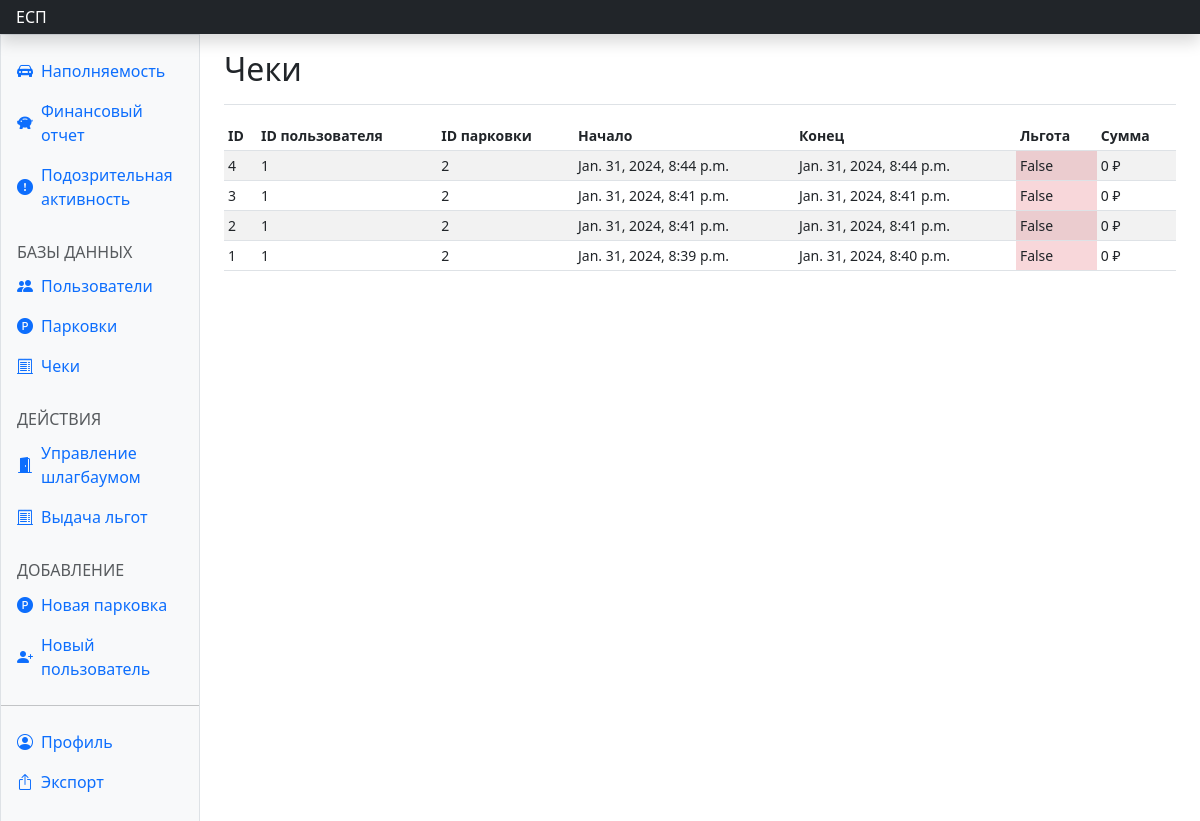
The page /dash_reciepts/ (signed in) on the database as committed earlier.
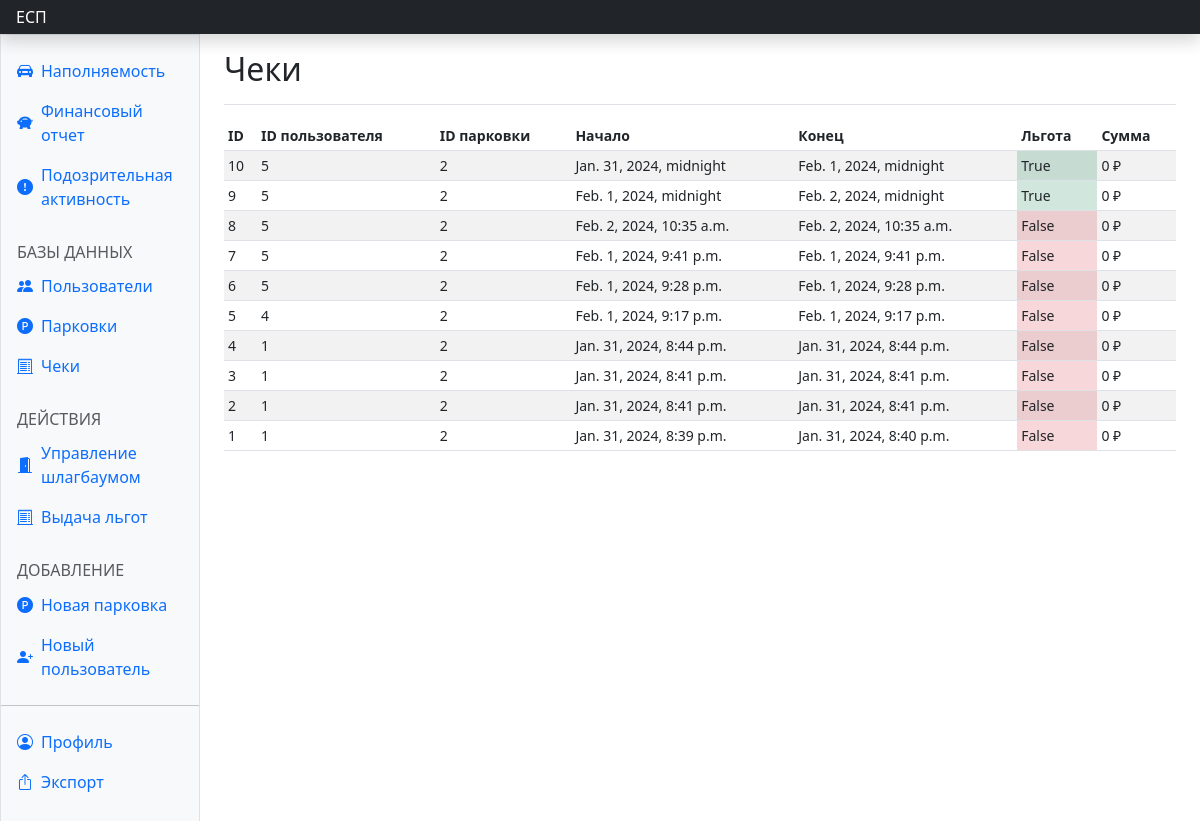
The same page on the database as committed later.
### parkingapp/models.py (models this page shows)
class Reciept(models.Model):
    parking_id = models.IntegerField(default=0)
    user_id = models.IntegerField(default=0)
    start_time = models.DateTimeField(default=datetime(2, 1, 1, 0, 0, 0, tzinfo=None))
    final_start_time = models.DateTimeField(default=datetime(2, 1, 1, 0, 0, 0, tzinfo=None))
    finish_time = models.DateTimeField(default=datetime(2, 1, 1, 0, 0, 0, tzinfo=None))
    final_price = models.BigIntegerField(default=-1)
    benefit = models.BooleanField(default=False)
    price_per_hour = models.IntegerField(default=-1)

### parkingapp/views.py (the view)
# urls.py: path('dash_reciepts/', views.dash_reciepts, name='dash_reciepts'),
@login_required(redirect_field_name=None)
def dash_reciepts(request):
    if not request.user.admin_view:
        return redirect(reverse('parkingapp:dont_have_access'))
    reciepts = Reciept.objects.all()
    context = {
        'title': '',
        'reciepts': list(reciepts)[::-1],
    }
    return render(request, 'dash_reciepts.html', context)

### parkingapp/templates/dash_reciepts.html
{% extends 'dash_base.html' %}
{% block content %}
<main class="col-md-9 ms-sm-auto col-lg-10 px-md-4">
  <div class="d-flex justify-content-between flex-wrap flex-md-nowrap align-items-center pt-3 pb-2 mb-3 border-bottom">
    <h1 class="h2">Чеки</h1>
  </div>
  <div class="table-responsive small">
    <table class="table table-striped table-sm">
      <thead>
        <tr>
          <th scope="col">ID</th>
          <th scope="col">ID пользователя</th>
          <th scope="col">ID парковки</th>
          <th scope="col">Начало</th>
          <th scope="col">Конец</th>
          <th scope="col">Льгота</th>
          <th scope="col">Сумма</th>
        </tr>
      </thead>
      <tbody class="align-middle">
        {% for el in reciepts %}
        <tr>
          <td>{{el.pk}}</td>
          <td>{{el.user_id}}</td>
          <td>{{el.parking_id}}</td>
          <td>{{el.start_time}}</td>
          <td>{{el.finish_time}}</td>
          <td class="{% if el.benefit %} bg-success-subtle {% else %} bg-danger-subtle {% endif %}">{{el.benefit}}</td>
          <td>{{el.final_price}} ₽</td>
        </tr>
        {% endfor %}
      </tbody>
    </table>
  </div>
</main>
{% endblock %}

### parkingapp/templates/dash_base.html (shortened to what this page needs)
<!doctype html>
<html lang="en" data-bs-theme="auto">
{% load static %}
<head>
  <link rel="stylesheet" href="https://cdn.jsdelivr.net/npm/@docsearch/css@3">
  <link href="https://getbootstrap.com/docs/5.3/dist/css/bootstrap.min.css" rel="stylesheet"
>
  <link href="https://cdn.jsdelivr.net/npm/bootstrap-icons@1.10.5/font/bootstrap-icons.min.css" rel="stylesheet">
  <link href="https://getbootstrap.com/docs/5.3/examples/dashboard/dashboard.css" rel="stylesheet">
</head>
<body>
  <header class="navbar sticky-top bg-dark flex-md-nowrap p-0 shadow" data-bs-theme="dark">
    <a class="navbar-brand col-md-3 col-lg-2 me-0 px-3 fs-6 text-white" href="">ЕСП</a>
  </header>
  <div class="container-fluid">
    <div class="row">
      <div class="sidebar border border-right col-md-3 col-lg-2 p-0 bg-body-tertiary">
        <div class="offcanvas-md offcanvas-end bg-body-tertiary" tabindex="-1" id="sidebarMenu"
          aria-labelledby="sidebarMenuLabel">
          <div class="offcanvas-body d-md-flex flex-column p-0 pt-lg-3 overflow-y-auto">
            <ul class="nav flex-column">
              <li class="nav-item">
                <a class="nav-link d-flex align-items-center gap-2 active" aria-current="page"
                  href="{% url 'parkingapp:dash_full' %}">
                  <i class="bi bi-car-front-fill"></i>
                  Наполняемость
                </a>
              </li>
              <li class="nav-item">
                <a class="nav-link d-flex align-items-center gap-2" href="{% url 'parkingapp:dash_fin' %}">
                  <i class="bi bi-piggy-bank-fill"></i>
                  Финансовый отчет
                </a>
              </li>
              <li class="nav-item">
                <a class="nav-link d-flex align-items-center gap-2" href="{% url 'parkingapp:dash_corr' %}">
                  <i class="bi bi-exclamation-circle-fill"></i>
                  Подозрительная активность
                </a>
              </li>
              <h6
                class="sidebar-heading d-flex justify-content-between align-items-center px-3 mt-4 mb-1 text-body-secondary text-uppercase">
                <span>Базы данных</span>
              </h6>
              <ul class="nav flex-column mb-auto">
                <li class="nav-item">
                  <a class="nav-link d-flex align-items-center gap-2" href="{% url 'parkingapp:dash_users' %}">
                    <i class="bi bi-people-fill"></i>
                    Пользователи
                  </a>
                </li>
                <li class="nav-item">
                  <a class="nav-link d-flex align-items-center gap-2" href="{% url 'parkingapp:dash_parks' %}">
                    <i class="bi bi-p-circle-fill"></i>
                    Парковки
                  </a>
                </li>
                <li class="nav-item">
                  <a class="nav-link d-flex align-items-center gap-2" href="{% url 'parkingapp:dash_reciepts' %}">
                    <i class="bi bi-receipt-cutoff"></i>
                    Чеки
                  </a>
                </li>
              </ul>
              <h6
                class="sidebar-heading d-flex justify-content-between align-items-center px-3 mt-4 mb-1 text-body-secondary text-uppercase">
                <span>Действия</span>
              </h6>
              <ul class="nav flex-column mb-auto">
                <li class="nav-item">
                  <a class="nav-link d-flex align-items-center gap-2" href="{% url 'parkingapp:barrier' %}">
                    <i class="bi bi-door-open-fill"></i>
                    Управление шлагбаумом
                  </a>
                </li>
                <li class="nav-item">
                  <a class="nav-link d-flex align-items-center gap-2" href="{% url 'parkingapp:coupon' %}">
                    <i class="bi bi-receipt-cutoff"></i>
                    Выдача льгот
                  </a>
                </li>
              </ul>
              <h6
                class="sidebar-heading d-flex justify-content-between align-items-center px-3 mt-4 mb-1 text-body-secondary text-uppercase">
                <span>Добавление</span>
              </h6>
              <ul class="nav flex-column mb-auto">
                <li class="nav-item">
                  <a class="nav-link d-flex align-items-center gap-2" href="{% url 'parkingapp:addparking' %}">
                    <i class="bi bi-p-circle-fill"></i>
                    Новая парковка
                  </a>
                </li>
                <li class="nav-item">
                  <a class="nav-link d-flex align-items-center gap-2" href="{% url 'parkingapp:signadmin' %}">
                    <i class="bi bi-person-plus-fill"></i>
                    Новый пользователь
                  </a>
                </li>
              </ul>
              <hr class="my-3">
              <ul class="nav flex-column mb-auto">
                <li class="nav-item">
                  <a class="nav-link d-flex align-items-center gap-2" href="{% url 'parkingapp:dash_profile' %}">
                    <i class="bi bi-person-circle"></i>
                    Профиль
                  </a>
                </li>
                <li class="nav-item">
                  <a class="nav-link d-flex align-items-center gap-2" href="{% url 'parkingapp:export' %}">
                    <i class="bi bi-box-arrow-up"></i>
                    Экспорт
                  </a>
                </li>
              </ul>
          </div>
        </div>
      </div>
      {% block content %}{% endblock %}
    </div>
  </div>
</body>
</html>

### parkingapp/templates/dash_base.html (style rules this page uses)
@media (min-width: 768px) { .sidebar { height: 100vh; } }
.bi { vertical-align: -.125em; fill: currentColor; }

Rows that differ between the two databases and show on the page:
added Reciept: pk "10", user_id "5", parking_id "2", start_time "Jan. 31, 2024, midnight", finish_time "Feb. 1, 2024, midnight", benefit "True", final_price "0"
added Reciept: pk "9", user_id "5", parking_id "2", start_time "Feb. 1, 2024, midnight", finish_time "Feb. 2, 2024, midnight", benefit "True", final_price "0"
added Reciept: pk "8", user_id "5", parking_id "2", start_time "Feb. 2, 2024, 10:35 a.m.", finish_time "Feb. 2, 2024, 10:35 a.m.", benefit "False", final_price "0"
added Reciept: pk "7", user_id "5", parking_id "2", start_time "Feb. 1, 2024, 9:41 p.m.", finish_time "Feb. 1, 2024, 9:41 p.m.", benefit "False", final_price "0"
added Reciept: pk "6", user_id "5", parking_id "2", start_time "Feb. 1, 2024, 9:28 p.m.", finish_time "Feb. 1, 2024, 9:28 p.m.", benefit "False", final_price "0"
added Reciept: pk "5", user_id "4", parking_id "2", start_time "Feb. 1, 2024, 9:17 p.m.", finish_time "Feb. 1, 2024, 9:17 p.m.", benefit "False", final_price "0"
